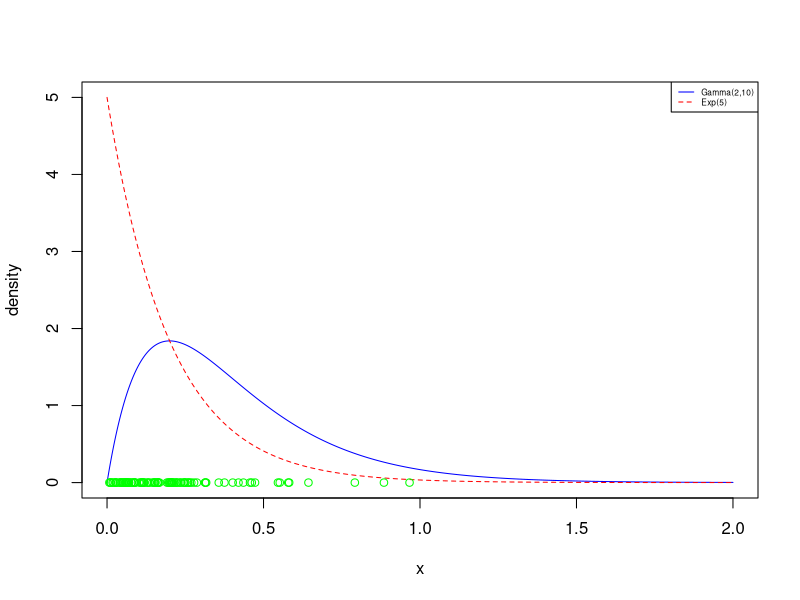
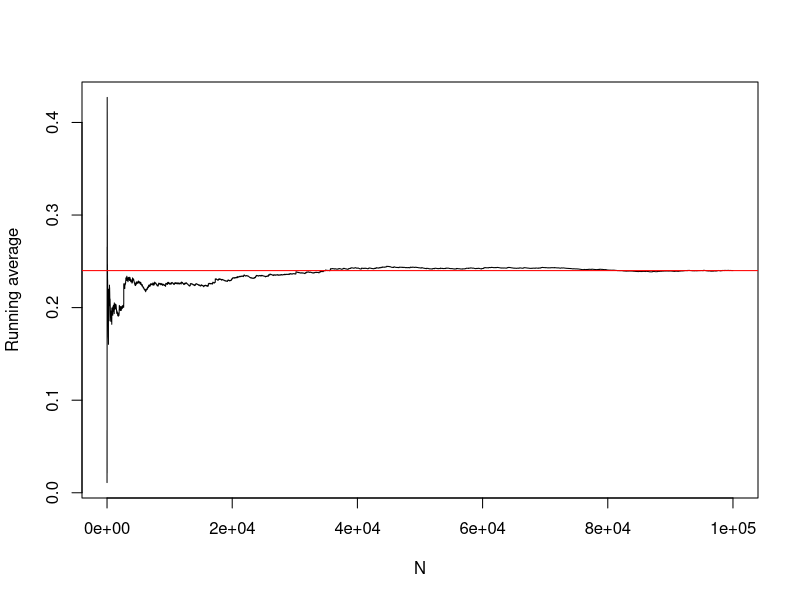

Here is the R script that generated these plots, in order:
#Importance sampling 
#kth moment of Gamma distribution

#setting the seed
set.seed(1)

#Gamma parameters
alpha = 2
beta = 5

#Second moment
k = 2

#compute true second order moment
truth <- (alpha/beta^2) + (alpha/beta)^2

#Exponential paramater (Importance porposal)
lambda = 5

#Importance samples
N = 10000
samp <- rexp(N, rate = lambda)

#evaluate h(z)*pi(z)/g(z)
func <- samp^k * dgamma(samp, shape = alpha, rate = beta)/dexp(samp, rate = lambda)
mean(func)
truth #to compare with the truth


###
#Comparison of reference density pi and the importance density g
x <- seq(0,2,length = 1000)
plot(x, dgamma(x, shape = alpha, rate = beta), type = 'l', lty = 1, col = "blue", ylab = "density", ylim = c(0,5))
lines(x,dexp(x, rate = lambda), lty = 2, col = "red")
points(x = samp[1:100], y = rep(0,100), col = "green")
legend("topright", col = c("blue", "red"), legend = c("Gamma(2,10)", "Exp(5)"), lty = c(1,2), cex = 0.5)


###
#Convergence of the estimator
#Choose N to be large
N <- 1e5
#Importance samples
samp <- rexp(N, rate = lambda)
func <- samp^k * dgamma(samp, shape = alpha, rate = beta)/dexp(samp, rate = lambda)

#Plotting the running average
plot(1:N, cumsum(func)/1:N, type = 'l', xlab = "N", ylab = "Running average")
abline(h = truth, col = "red")

###
#Unbiasedness of the estimator
N <- 1e4
r <- 1e3

est <- vector("numeric", length = r)
for(a in 1:r)
{
  samp <- rexp(N, rate = lambda)
  func <- samp^k * dgamma(samp, shape = alpha, rate = beta)/dexp(samp, rate = lambda)
  est[a] = mean(func)
}

mean(est - truth)

#is it close to zero?